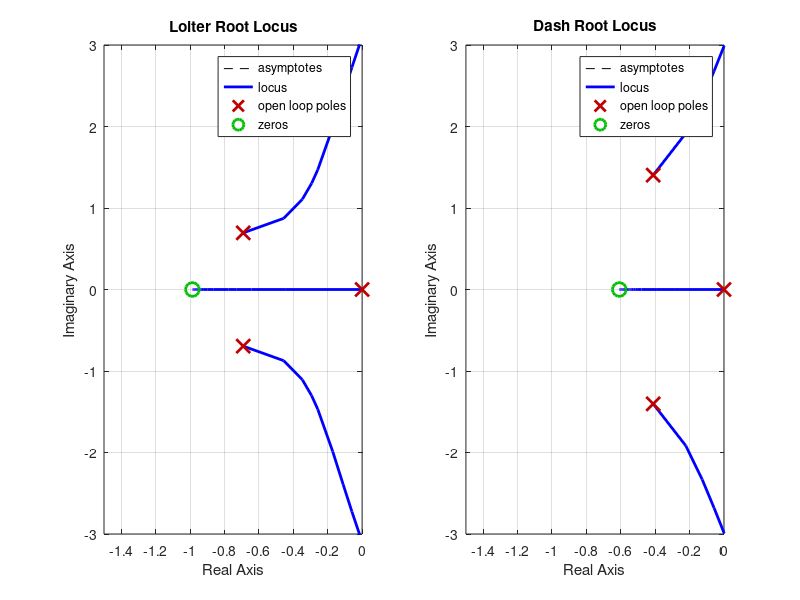

Write the MATLAB code that produced this figure. (Note: this script raises an error after producing the figure.)
clearvars; clc; close all;
% This is a recreation of a pitch-attitude hold autopilot design that will
% achieve a desired pitch reference command during transition from loiter
% to dash

% we design a control law for both the loiter and dash configurations
% separately, using rigid aircraft equations. Assuming the control
% structure is the same for both configurations, the gains can be scheduled
% during transition based on the c.g. location. 

% steady state conditions are chosen as follows:
alpha = 2; % degrees
M = 0.5; % mach
h = 30000; % feet
VT = 500; % ft/s

% loiter
xcg=10.8;
Cm_alpha=-0.1373;
Jy_star=0.2537;
Cm_q_star=-0.0508;
Cm_alpha_dot_star=-0.0253;
Cz_d_e=0.8136;
Cm_d_e=2.8533;

% Dash
xcg=13.2;
Cm_alpha=-0.7269;
Jy_star=0.3088;
Cm_q_star=-0.3088;
Cm_alpha_dot_star=-0.02875;
Cz_d_e=0.8193;
Cm_d_e=1.9940;

B_both = [0;0;0;0;20.2];
C=[0 0 1 0 0];
D=0;



%% Loiter
A_loiter = [0 -499.7 499.7  0 0; 0 -0.9913 0 1 0.1351; 0 0 0 1 0; 0 -0.5736 0 -0.3899 14.58; 0 0 0 0 -20.2];
loiter_sys = ss(A_loiter,B_both,C,D);

[NUM_loiter, DEN_loiter]=ss2tf(A_loiter,B_both,C,D);
pitch_angle_tf_loiter = tf(NUM_loiter, DEN_loiter);

f=figure(1);
subplot(1,2,1)
rlocus(pitch_angle_tf_loiter)
xlim([-1.5, 0])
ylim([-3,3])
title('Loiter Root Locus')
set(gca, 'XGrid', 'on')
set(gca, 'YGrid', 'on')
zpk(pitch_angle_tf_loiter)

%% Dash
A_dash = [0 -499.7 499.7  0 0; 0 -0.6567 0 1 0.1361; 0 0 0 1 0; 0 -2.029 0 -0.1659 5.71; 0 0 0 0 -20.2];
dash_sys = ss(A_dash, B_both, C, D);

[NUM_dash, DEN_dash]=ss2tf(A_dash,B_both,C,D);
pitch_angle_tf_dash = tf(NUM_dash, DEN_dash);

subplot(1,2,2)
rlocus(pitch_angle_tf_dash)
xlim([-1.5, 0])
ylim([-3,3])
title('Dash Root Locus')
set(gca, 'XGrid', 'on')
set(gca, 'YGrid', 'on')
zpk(pitch_angle_tf_dash)

f.Position = [100 100 800 400];


